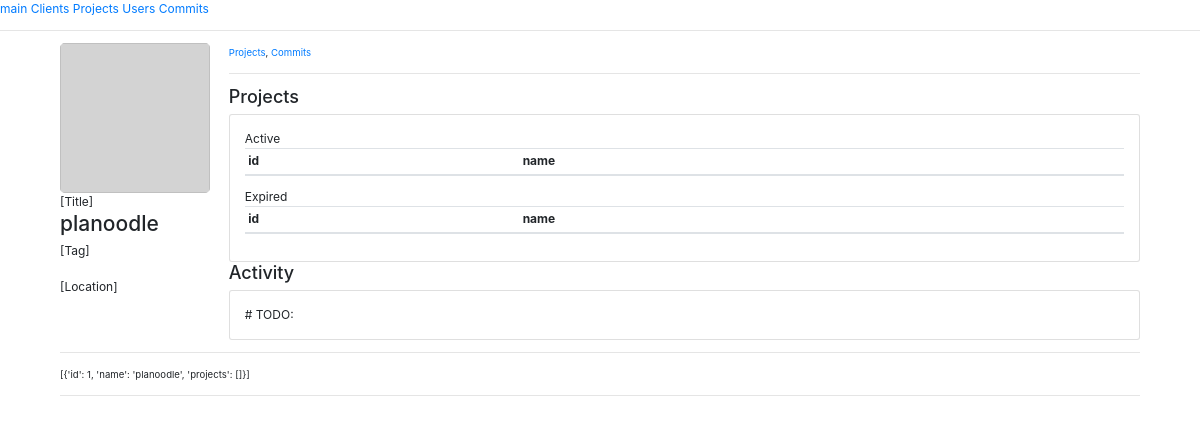
Before: /client/1 with the older database file.
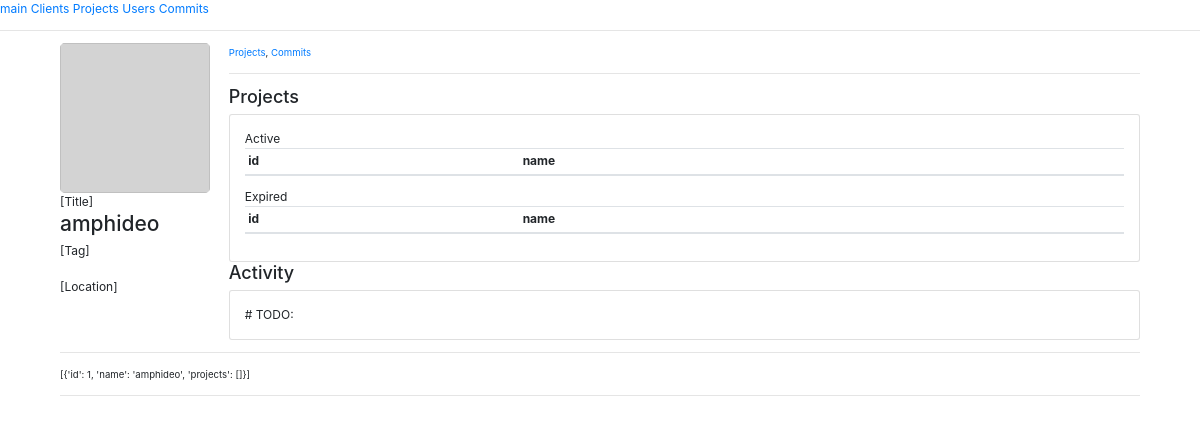
After: the same page with the newer database file.
### app.py (models this page shows, shortened)
class Client(db.Model):
    id = db.Column(db.Integer, primary_key=True)
    name = db.Column(db.String)
    projects = db.relationship('Project',
        backref=db.backref('Clients', lazy=True))

### app.py (the view)
@app.route('/client/<int:id>')
def client(id):
    data = module.func.client_get(id)
    projects = []
    for project in data[0]['projects']:
        raw_project = Project.query.filter_by(id=project.id).first()
        projects.append(module.func.scheme_project(raw_project))
    data[0]['projects'] = projects
    return render_template('client.html', data=data)

### module/func.py (called while the page is built)
def scheme_client(row):
    return {
        'id': row.id,
        'name': row.name,
        'projects': row.projects
    }

def client_get(id):
    row = app.Client.query.filter_by(id=id).first()
    if row != None:
        output = []
        x = scheme_client(row)
        output.append(x)
        return output
    return []

### templates/client.html (shortened to what this page needs)
{% extends "base.html" %}
{% block content %}
<div style="display:flex">
    <div style="width: 200px;">
        <img style="border-radius: 5px;background-color: lightgray;width:150px; height:150px;">
        [Title]<br>
        <h3>{{data.0.name}}</h3>
        [Tag]
        <br>
        <br>
        [Location]
    </div>
    <div style="width:100%;">
        <small><a href="">Projects</a>, <a href="">Commits</a></small>
        <hr>
        <div>
            <h4>Projects</h4>
            <div class="card" style="width: 100%;">
                <div class="card-body">
                    Active
                    <table class="table table-sm table-hover">
                        <thead>
                            <tr>
                            <th scope="col">id</th>
                            <th scope="col">name</th>
                            </tr>
                        </thead>
                    </table>
                    Expired
                    <table class="table table-sm table-hover">
                        <thead>
                            <tr>
                            <th scope="col">id</th>
                            <th scope="col">name</th>
                            </tr>
                        </thead>
                    </table>
                </div>
            </div>
        </div>
        <div>
                <h4>Activity</h4>
                <div class="card" style="width: 100%;">
                    <div class="card-body">
                        <p class="card-text">
                            # TODO:
                        </p>
                    </div>
                </div>
            </div>
    </div>
</div>
<hr>
        <small>{{data}}</small>
{% endblock %}

Changed rows visible on the page:
changed Client: name "planoodle" → "amphideo"
Other visible differences:
{{ data }}: "[{'id': 1, 'name': 'planoodle', 'projects': []}]" → "[{'id': 1, 'name': 'amphideo', 'projects': []}]"
